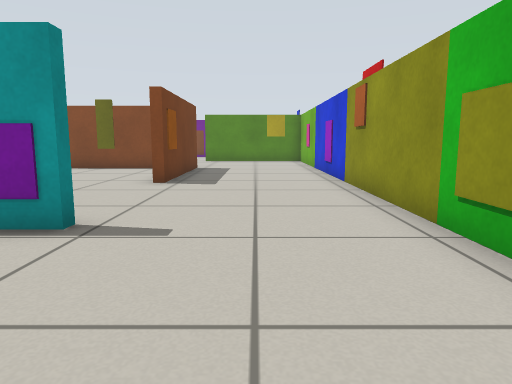
[1] (above)

22 first-person views from a walk through a robot-simulator world made for Gazebo. The camera is 0.54 m above the floor, tilts 8° down and sees 70° across. The floor is counted in squares, 0.5 m on a side. Each view is taken from the middle of a square. On the plan, view 1 faces up. The plan holds only what a view shows up to about 14 squares ahead; the rest is blank.

[2]
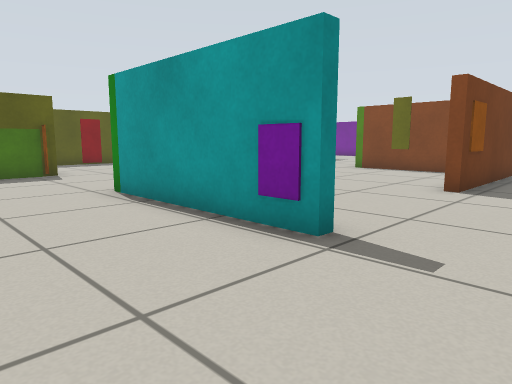

[3]
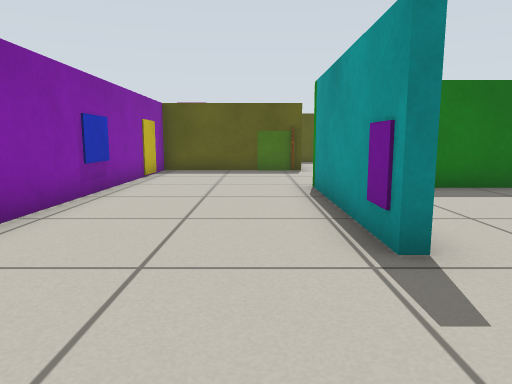

[4]
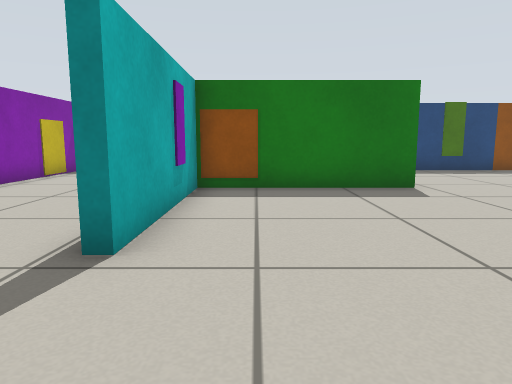

[5]
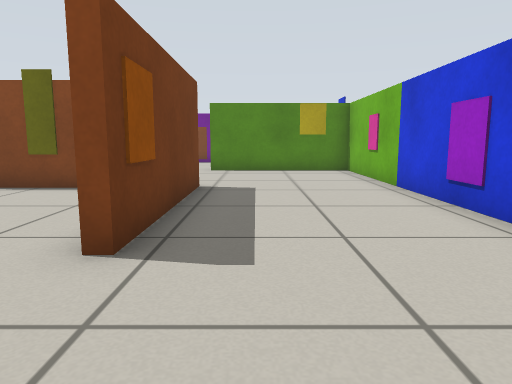

[6]
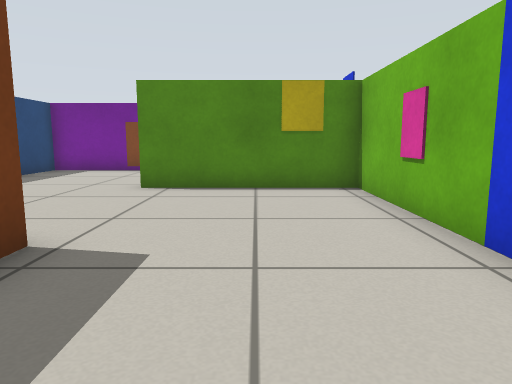

[7]
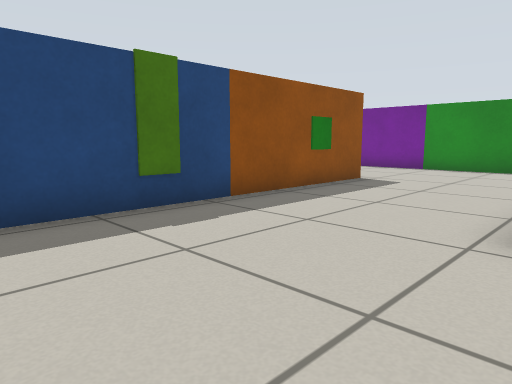

[8]
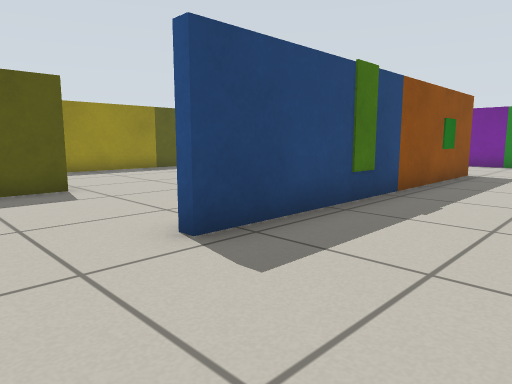

[9]
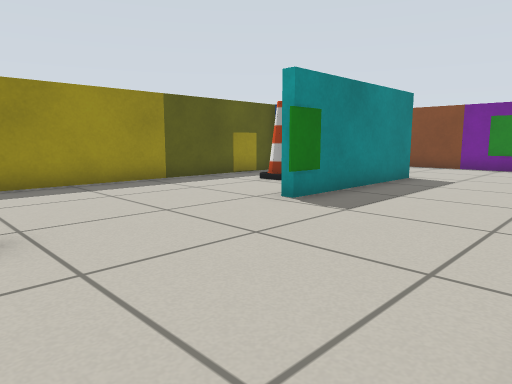

[10]
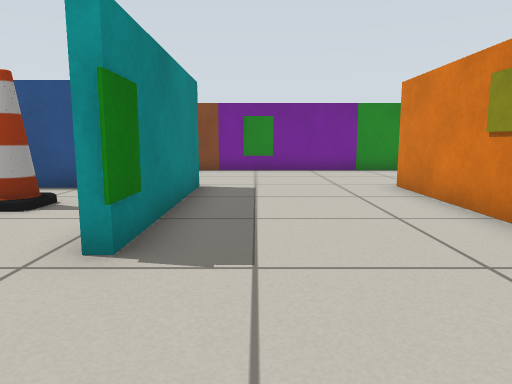

[11]
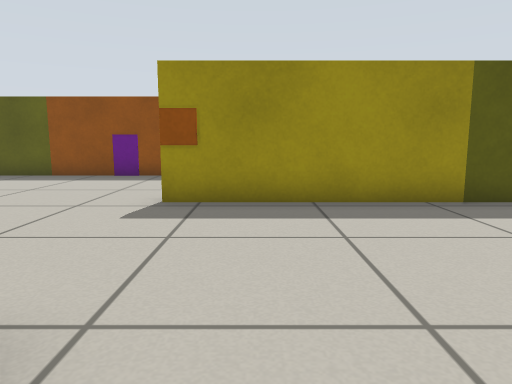

[12]
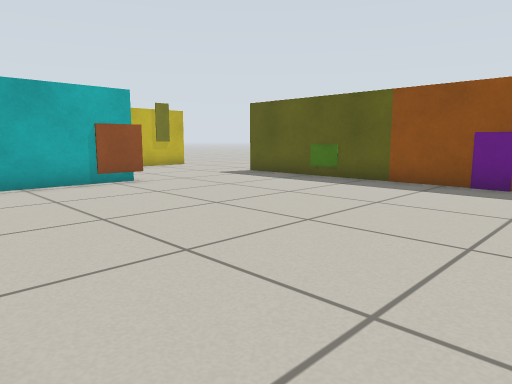

[13]
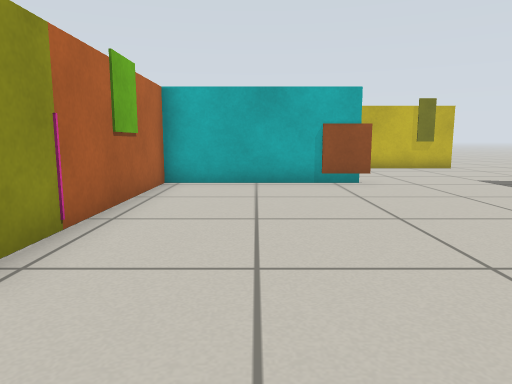

[14]
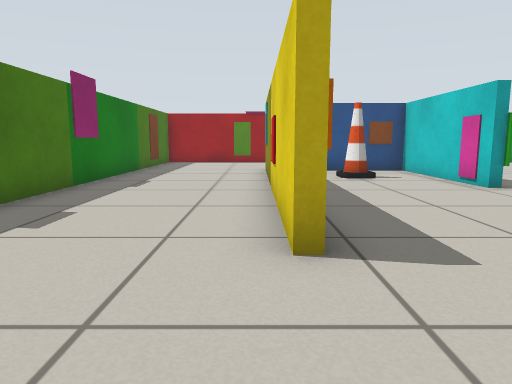

[15]
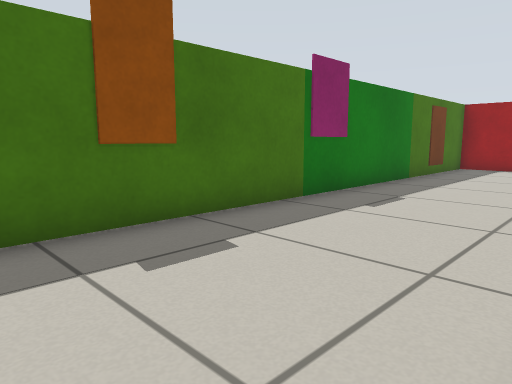

[16]
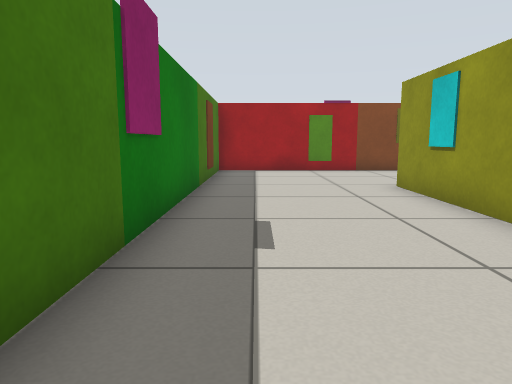

[17]
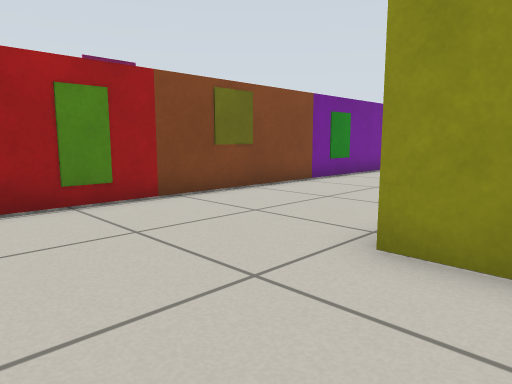

[18]
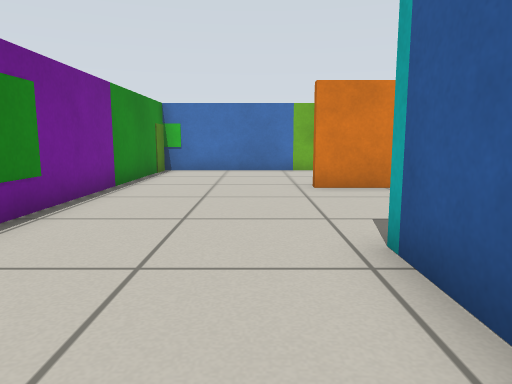

[19]
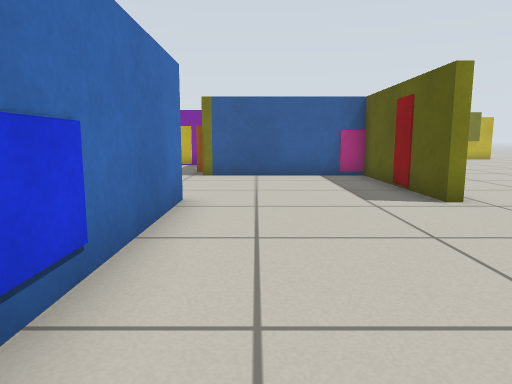

[20]
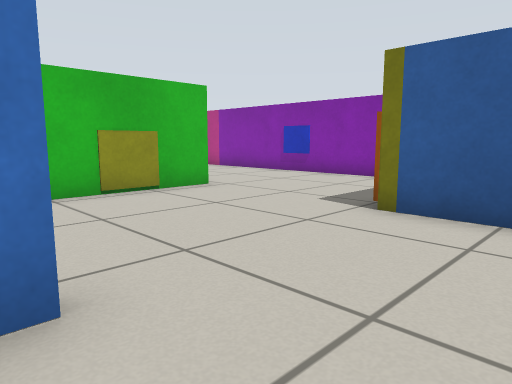

[21]
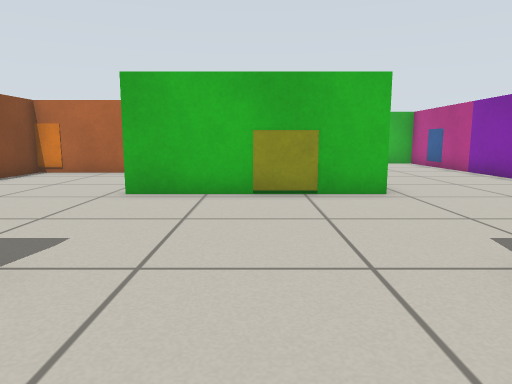

[22]
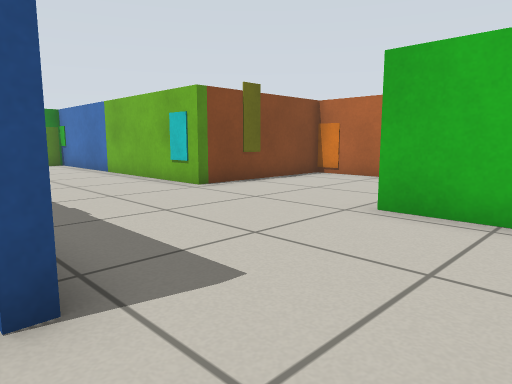

### Floor plan
Points are (right, up) in squares from view 1. A wall is a line through its corners. A room is listed if a view was taken in it or the views show most of it. See-through windows are left out.
Room 1 (views 1, 2, 3, 4, 5, 6, 7, 8, 9, 10, 11, 12, 13, 14, 15, 16, 17, 18, 19, 20, 21, 22)
walls: (-12.7, 15.6) (-12.7, 19.6) (-12.3, 19.6) (-12.3, 9.3) (-12.7, 9.3) (-12.7, 14.1); (-7.3, 9.8) (-7.3, 4.7) (-2.3, 4.7) (-2.3, 4.4) (-7.7, 4.4) (-7.7, 9.8); (-17.7, 14.4) (-17.7, 19.3) (-21.4, 19.3); (-17.8, 9.7) (-17.3, 9.7) (-17.3, 4.7) (-12.3, 4.7) (-12.3, -0.3) (-0.8, -0.3); (-2.6, 11.4) (-2.6, 14.3) (-7.7, 14.3) (-7.7, 24.3) (-22.6, 24.3); (-2.3, 14.8) (-2.3, 9.3) (-2.8, 9.3); (-19.2, 19.6) (-17.3, 19.6) (-17.3, 14.4); (-22.3, 19.4) (-22.3, 9.3) (-22.6, 9.3) (-22.6, 19.8); (-4.1, 24.3) (-7.3, 24.3) (-7.3, 22.4); (2.4, 3.2) (2.4, 19.3) (-2.8, 19.3); (-27.3, 10.6) (-27.3, 9.6); (-27.3, 8.1) (-27.3, 0.4); (-23, -0.3) (-17.7, -0.3) (-17.7, 5.8); (-23.6, 24.3) (-27.3, 24.3) (-27.3, 11.6)
ways out: opening at (-25, -0.7)
objects: cone (-20, 17); green box (-18, 2); green box (-17, 14); green box (-12, 13); yellow box (-6, 14)

Where each view was taken, in squares from view 1:
view 1: 0 up, 0 right, facing up
view 2: 1 up, 0 right, facing up-left
view 3: 3 up, 1 right, facing left
view 4: 6 up, 1 right, facing left
view 5: 6 up, 1 left, facing up
view 6: 11 up, 0 right, facing up
view 7: 10 up, 7 left, facing up-left
view 8: 7 up, 9 left, facing up-left
view 9: 9 up, 13 left, facing up-left
view 10: 11 up, 16 left, facing up
view 11: 11 up, 16 left, facing left
view 12: 9 up, 18 left, facing down-left
view 13: 9 up, 20 left, facing down
view 14: 6 up, 23 left, facing up
view 15: 9 up, 23 left, facing up-left
view 16: 11 up, 26 left, facing up
view 17: 18 up, 26 left, facing up-right
view 18: 21 up, 21 left, facing right
view 19: 16 up, 14 left, facing down
view 20: 10 up, 15 left, facing down-right
view 21: 7 up, 15 left, facing right
view 22: 7 up, 13 left, facing up-right
